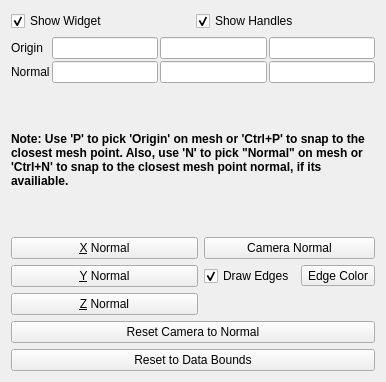
<?xml version="1.0" encoding="UTF-8"?>
<ui version="4.0">
 <class>SlicePropertyWidgetBase</class>
 <widget class="QWidget" name="SlicePropertyWidgetBase">
  <property name="geometry">
   <rect>
    <x>0</x>
    <y>0</y>
    <width>386</width>
    <height>382</height>
   </rect>
  </property>
  <property name="windowTitle">
   <string>Form</string>
  </property>
  <layout class="QVBoxLayout" name="verticalLayout">
   <item>
    <layout class="QHBoxLayout" name="horizontalLayout_2">
     <item>
      <widget class="QCheckBox" name="show3DWidget">
       <property name="toolTip">
        <string>Show the interactive slice plane in the 3D render view.</string>
       </property>
       <property name="text">
        <string>Show Widget</string>
       </property>
       <property name="checked">
        <bool>true</bool>
       </property>
      </widget>
     </item>
     <item>
      <widget class="QCheckBox" name="showHandles">
       <property name="toolTip">
        <string>Show the interactive slice plane's editing handles in the 3D render view.</string>
       </property>
       <property name="text">
        <string>Show Handles</string>
       </property>
       <property name="checked">
        <bool>true</bool>
       </property>
      </widget>
     </item>
    </layout>
   </item>
   <item>
    <layout class="QGridLayout" name="numericGrid">
     <property name="leftMargin">
      <number>0</number>
     </property>
     <property name="topMargin">
      <number>0</number>
     </property>
     <property name="rightMargin">
      <number>0</number>
     </property>
     <property name="bottomMargin">
      <number>0</number>
     </property>
     <property name="spacing">
      <number>2</number>
     </property>
     <item row="1" column="0">
      <widget class="QLabel" name="labelNormal">
       <property name="text">
        <string>Normal</string>
       </property>
      </widget>
     </item>
     <item row="1" column="1">
      <widget class="pqDoubleLineEdit" name="normalX"/>
     </item>
     <item row="0" column="0">
      <widget class="QLabel" name="labelOrigin">
       <property name="text">
        <string>Origin</string>
       </property>
      </widget>
     </item>
     <item row="1" column="3">
      <widget class="pqDoubleLineEdit" name="normalZ"/>
     </item>
     <item row="0" column="3">
      <widget class="pqDoubleLineEdit" name="originZ"/>
     </item>
     <item row="0" column="2">
      <widget class="pqDoubleLineEdit" name="originY"/>
     </item>
     <item row="1" column="2">
      <widget class="pqDoubleLineEdit" name="normalY"/>
     </item>
     <item row="0" column="1">
      <widget class="pqDoubleLineEdit" name="originX"/>
     </item>
    </layout>
   </item>
   <item>
    <widget class="QLabel" name="pickLabel">
     <property name="font">
      <font>
       <weight>75</weight>
       <bold>true</bold>
      </font>
     </property>
     <property name="text">
      <string>Note: Use 'P' to pick 'Origin' on mesh or 'Ctrl+P' to snap to the closest mesh point. Also, use 'N' to pick &quot;Normal&quot; on mesh or 'Ctrl+N' to snap to the closest mesh point normal, if its availiable.</string>
     </property>
     <property name="wordWrap">
      <bool>true</bool>
     </property>
    </widget>
   </item>
   <item>
    <layout class="QGridLayout" name="buttonGrid">
     <item row="0" column="0">
      <widget class="QPushButton" name="useXNormal">
       <property name="toolTip">
        <string>Set the normal to the x-axis.</string>
       </property>
       <property name="text">
        <string>&amp;X Normal</string>
       </property>
      </widget>
     </item>
     <item row="0" column="1">
      <widget class="QPushButton" name="useCameraNormal">
       <property name="toolTip">
        <string>Set the normal to the camera's view direction.</string>
       </property>
       <property name="text">
        <string>Camera Normal</string>
       </property>
      </widget>
     </item>
     <item row="1" column="0">
      <widget class="QPushButton" name="useYNormal">
       <property name="toolTip">
        <string>Set the normal to the y-axis.</string>
       </property>
       <property name="text">
        <string>&amp;Y Normal</string>
       </property>
      </widget>
     </item>
     <item row="1" column="1">
      <layout class="QHBoxLayout" name="horizontalLayout">
       <item>
        <widget class="QCheckBox" name="drawCrinkleEdges">
         <property name="sizePolicy">
          <sizepolicy hsizetype="Fixed" vsizetype="Fixed">
           <horstretch>0</horstretch>
           <verstretch>0</verstretch>
          </sizepolicy>
         </property>
         <property name="text">
          <string>Draw Edges</string>
         </property>
         <property name="checked">
          <bool>true</bool>
         </property>
        </widget>
       </item>
       <item>
        <widget class="pqColorChooserButton" name="crinkleEdgeColor">
         <property name="text">
          <string>Edge Color</string>
         </property>
        </widget>
       </item>
      </layout>
     </item>
     <item row="2" column="0">
      <widget class="QPushButton" name="useZNormal">
       <property name="toolTip">
        <string>Set the normal to the z-axis.</string>
       </property>
       <property name="text">
        <string>&amp;Z Normal</string>
       </property>
      </widget>
     </item>
     <item row="3" column="0" colspan="2">
      <widget class="QPushButton" name="resetCameraToNormal">
       <property name="toolTip">
        <string>Reset the camera to look along the normal.</string>
       </property>
       <property name="text">
        <string>Reset Camera to Normal</string>
       </property>
      </widget>
     </item>
     <item row="4" column="0" colspan="2">
      <widget class="QPushButton" name="resetToDataBounds">
       <property name="toolTip">
        <string>Reset the slice plane based on the data bounds.</string>
       </property>
       <property name="text">
        <string>Reset to Data Bounds</string>
       </property>
      </widget>
     </item>
    </layout>
   </item>
  </layout>
 </widget>
 <customwidgets>
  <customwidget>
   <class>pqDoubleLineEdit</class>
   <extends>QLineEdit</extends>
   <header>pqDoubleLineEdit.h</header>
  </customwidget>
  <customwidget>
   <class>pqColorChooserButton</class>
   <extends>QToolButton</extends>
   <header>pqColorChooserButton.h</header>
  </customwidget>
 </customwidgets>
 <tabstops>
  <tabstop>show3DWidget</tabstop>
  <tabstop>showHandles</tabstop>
  <tabstop>originX</tabstop>
  <tabstop>originY</tabstop>
  <tabstop>originZ</tabstop>
  <tabstop>normalX</tabstop>
  <tabstop>normalY</tabstop>
  <tabstop>normalZ</tabstop>
  <tabstop>useXNormal</tabstop>
  <tabstop>useYNormal</tabstop>
  <tabstop>useZNormal</tabstop>
  <tabstop>useCameraNormal</tabstop>
  <tabstop>drawCrinkleEdges</tabstop>
  <tabstop>crinkleEdgeColor</tabstop>
  <tabstop>resetCameraToNormal</tabstop>
  <tabstop>resetToDataBounds</tabstop>
 </tabstops>
 <resources/>
 <connections/>
</ui>
